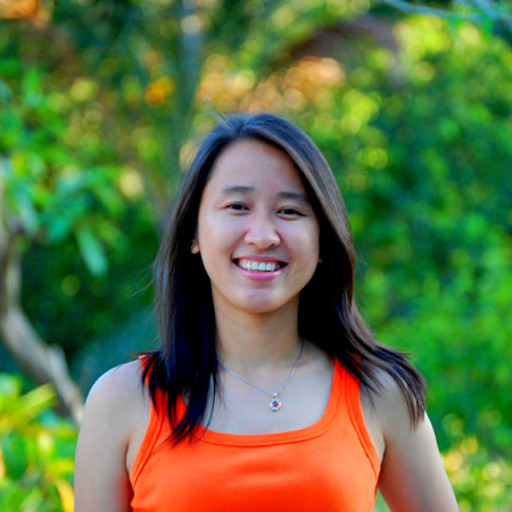
//> input picture thiri.jpg, 512 x 512 px
$ ./main   (built with g++ and OpenCV 4)
//> lines starting //> are read from the running program, lines starting //| are printed output that depends on the picture; after the words box and inside, x2 and y2 are one past the last pixel; in counts of white or black regions, pixels touching at a corner belong together
#include <stdio.h>
#include <opencv2/opencv.hpp>
using namespace cv;
int main(int argc, char** argv)
{
	Mat image;
	image = imread("C:/opencv/thiri.jpg",0);
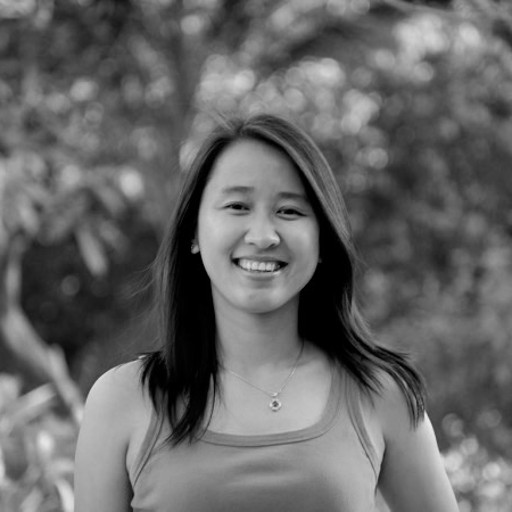
//> image: 512 rows x 512 cols, CV_8UC1; min 0, max 237, mean 102.7
	if (!image.data) {
		printf("No image data \n");
		return -1;
	}
	namedWindow("Display Image", WINDOW_AUTOSIZE);
	imshow("Display Image", image);

	//Create a circular mask
	int h = image.rows;
//> h = 512
	int w = image.cols;
//> w = 512
	Mat mask(h, w, CV_8UC1, Scalar(0, 0, 0));
	circle(mask, Point(w / 2, h / 2), h / 3, 255, -1);
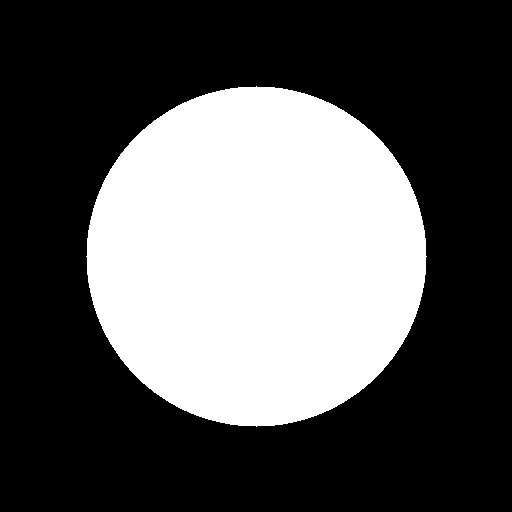
//> mask: 512 rows x 512 cols, CV_8UC1; 34.6% white; 1 white region, box (x1, y1, x2, y2) and area: (86, 86, 427, 427) 90785

	//Perform bitwise 'AND' to mask out
	Mat im2;
	bitwise_and(image, mask, im2);
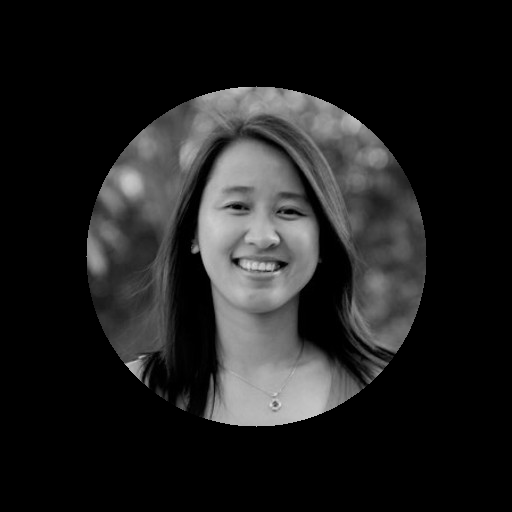
//> im2: 512 rows x 512 cols, CV_8UC1; min 0, max 221, mean 31.4

	//Manipulate pixels
	for (int i=0; i < h; i++)
		for (int j=0; j < w; j++)
			if (mask.at<uchar>(i, j) == 0)
				im2.at<uchar>(i, j) = 128;
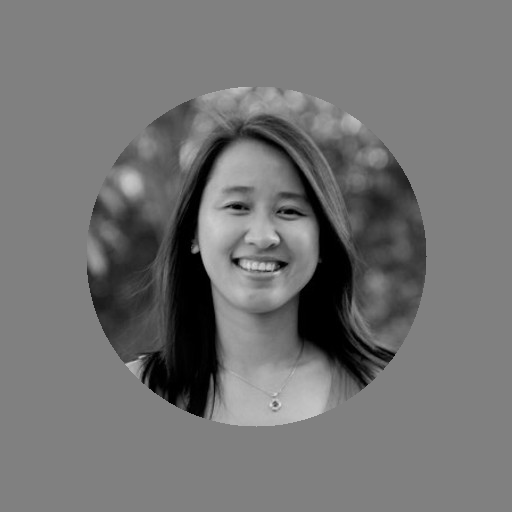
//> im2: 512 rows x 512 cols, CV_8UC1; min 0, max 221, mean 115

	namedWindow("Masked Image", WINDOW_AUTOSIZE);
	imshow("Masked Image", im2);

	waitKey(0);
	return 0;
}
